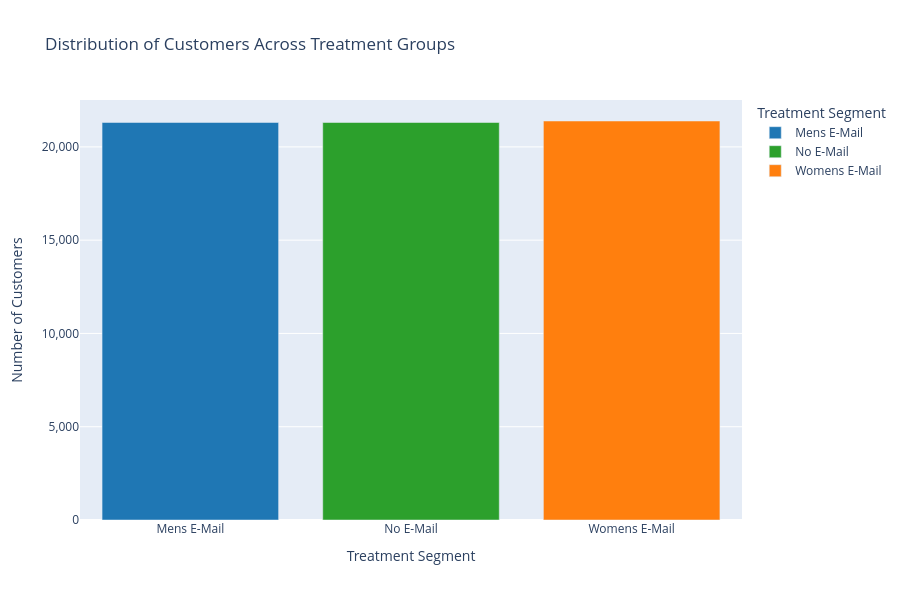

Source (notebook cell):
### Code cell
# Interactive visualization with Plotly
if PLOTLY_AVAILABLE:
    fig = px.bar(
        group_summary,
        x='Segment',
        y='Count',
        title='Distribution of Customers Across Treatment Groups',
        labels={'Count': 'Number of Customers', 'Segment': 'Treatment Segment'},
        color='Segment',
        color_discrete_map={
            "Mens E-Mail": '#1f77b4',
            "Womens E-Mail": '#ff7f0e',
            "No E-Mail": '#2ca02c'
        }
    )
    fig.update_layout(
        height=600,
        showlegend=True,
        hovermode='x unified',
        yaxis_tickformat=',.0f'
    )
    fig.write_html('../data/outputs/nb01/nb01_group_distribution_interactive.html')
    fig.show()
    print("✓ Saved interactive version: ../data/outputs/nb01/nb01_group_distribution_interactive.html")
else:
    print("Plotly not available - skipping interactive visualization")

### Figure 1 — Plotly figure (JSON) as saved in the notebook; plotly's stock layout.template omitted (floating-point values rounded to 4 significant figures)
{"data": [{"hovertemplate": "Treatment Segment=%{x}<br>Number of Customers=%{y}<extra></extra>", "legendgroup": "Mens E-Mail", "marker": {"color": "#1f77b4", "pattern": {"shape": ""}}, "name": "Mens E-Mail", "orientation": "v", "showlegend": true, "textposition": "auto", "type": "bar", "x": ["Mens E-Mail"], "xaxis": "x", "y": [21307], "yaxis": "y"}, {"hovertemplate": "Treatment Segment=%{x}<br>Number of Customers=%{y}<extra></extra>", "legendgroup": "No E-Mail", "marker": {"color": "#2ca02c", "pattern": {"shape": ""}}, "name": "No E-Mail", "orientation": "v", "showlegend": true, "textposition": "auto", "type": "bar", "x": ["No E-Mail"], "xaxis": "x", "y": [21306], "yaxis": "y"}, {"hovertemplate": "Treatment Segment=%{x}<br>Number of Customers=%{y}<extra></extra>", "legendgroup": "Womens E-Mail", "marker": {"color": "#ff7f0e", "pattern": {"shape": ""}}, "name": "Womens E-Mail", "orientation": "v", "showlegend": true, "textposition": "auto", "type": "bar", "x": ["Womens E-Mail"], "xaxis": "x", "y": [21387], "yaxis": "y"}], "layout": {"barmode": "relative", "height": 600, "hovermode": "x unified", "legend": {"title": {"text": "Treatment Segment"}, "tracegroupgap": 0}, "showlegend": true, "title": {"text": "Distribution of Customers Across Treatment Groups"}, "xaxis": {"anchor": "y", "categoryarray": ["Mens E-Mail", "No E-Mail", "Womens E-Mail"], "categoryorder": "array", "domain": [0, 1], "title": {"text": "Treatment Segment"}}, "yaxis": {"anchor": "x", "domain": [0, 1], "tickformat": ",.0f", "title": {"text": "Number of Customers"}}}}
